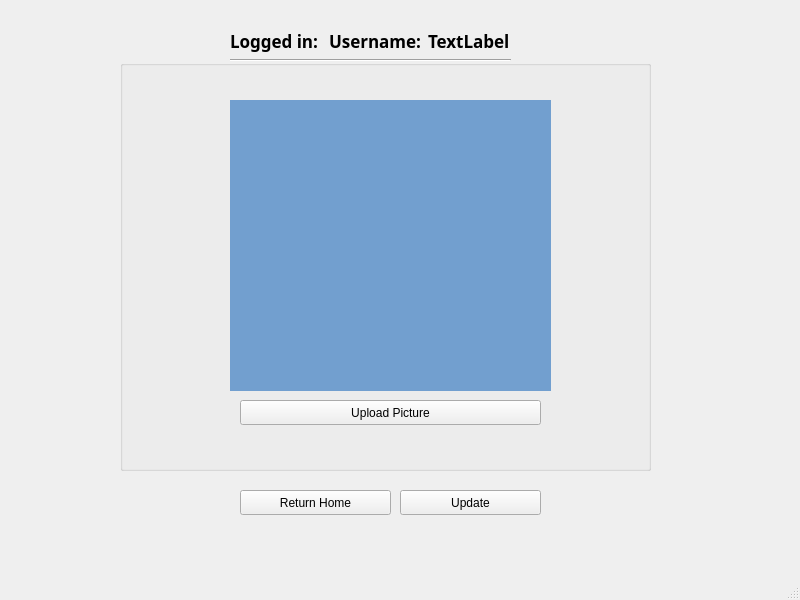
<?xml version="1.0" encoding="UTF-8"?>
<ui version="4.0">
 <class>uploadpic</class>
 <widget class="QMainWindow" name="uploadpic">
  <property name="geometry">
   <rect>
    <x>0</x>
    <y>0</y>
    <width>800</width>
    <height>600</height>
   </rect>
  </property>
  <property name="windowTitle">
   <string>MainWindow</string>
  </property>
  <widget class="QWidget" name="centralwidget">
   <widget class="QPushButton" name="ReturnHomeBtn">
    <property name="geometry">
     <rect>
      <x>240</x>
      <y>490</y>
      <width>151</width>
      <height>25</height>
     </rect>
    </property>
    <property name="text">
     <string>Return Home</string>
    </property>
   </widget>
   <widget class="Line" name="line">
    <property name="geometry">
     <rect>
      <x>230</x>
      <y>50</y>
      <width>281</width>
      <height>20</height>
     </rect>
    </property>
    <property name="orientation">
     <enum>Qt::Horizontal</enum>
    </property>
   </widget>
   <widget class="QGroupBox" name="groupBox">
    <property name="geometry">
     <rect>
      <x>120</x>
      <y>60</y>
      <width>531</width>
      <height>411</height>
     </rect>
    </property>
    <property name="title">
     <string/>
    </property>
    <widget class="QLabel" name="imageupload">
     <property name="geometry">
      <rect>
       <x>110</x>
       <y>40</y>
       <width>321</width>
       <height>291</height>
      </rect>
     </property>
     <property name="styleSheet">
      <string notr="true">#imageupload {
	
	background-color: rgb(114, 159, 207);

}
</string>
     </property>
     <property name="text">
      <string/>
     </property>
    </widget>
    <widget class="QPushButton" name="ChooseImage">
     <property name="geometry">
      <rect>
       <x>120</x>
       <y>340</y>
       <width>301</width>
       <height>25</height>
      </rect>
     </property>
     <property name="text">
      <string>Upload Picture</string>
     </property>
    </widget>
   </widget>
   <widget class="QPushButton" name="Update">
    <property name="geometry">
     <rect>
      <x>400</x>
      <y>490</y>
      <width>141</width>
      <height>25</height>
     </rect>
    </property>
    <property name="text">
     <string>Update</string>
    </property>
   </widget>
   <widget class="QWidget" name="">
    <property name="geometry">
     <rect>
      <x>230</x>
      <y>30</y>
      <width>291</width>
      <height>22</height>
     </rect>
    </property>
    <layout class="QHBoxLayout" name="horizontalLayout">
     <item>
      <widget class="QLabel" name="label_3">
       <property name="font">
        <font>
         <family>Ubuntu Condensed</family>
         <pointsize>13</pointsize>
         <weight>75</weight>
         <bold>true</bold>
        </font>
       </property>
       <property name="text">
        <string>Logged in:</string>
       </property>
      </widget>
     </item>
     <item>
      <widget class="QLabel" name="label_2">
       <property name="font">
        <font>
         <family>Ubuntu Condensed</family>
         <pointsize>13</pointsize>
         <weight>75</weight>
         <bold>true</bold>
        </font>
       </property>
       <property name="text">
        <string>Username:</string>
       </property>
      </widget>
     </item>
     <item>
      <widget class="QLabel" name="label">
       <property name="font">
        <font>
         <family>Ubuntu Condensed</family>
         <pointsize>13</pointsize>
         <weight>75</weight>
         <bold>true</bold>
        </font>
       </property>
       <property name="text">
        <string>TextLabel</string>
       </property>
      </widget>
     </item>
    </layout>
   </widget>
  </widget>
  <widget class="QMenuBar" name="menubar">
   <property name="geometry">
    <rect>
     <x>0</x>
     <y>0</y>
     <width>800</width>
     <height>22</height>
    </rect>
   </property>
  </widget>
  <widget class="QStatusBar" name="statusbar"/>
 </widget>
 <resources/>
 <connections/>
</ui>
